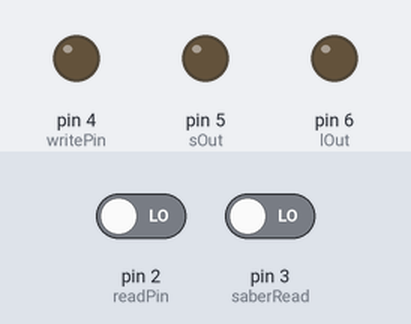
The sketch below on a simulated Arduino Uno, built with avr-gcc and run on an emulated ATmega328P. Parts: output pins drawn as LEDs (lit = HIGH). The test bench sets the inputs (shaded band); at power-on: pin 2 (readPin) LOW, pin 3 (saberRead) LOW. What the sketch prints to the serial monitor is not drawn.

Above: at 1.2 s.
1.3 s: pin 2 (readPin) driven HIGH
At 2.8 s:
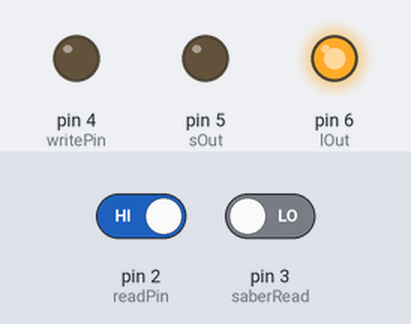
Timing chart, 0 to 4.3 s (numbered marks = the images above; inputs shaded):
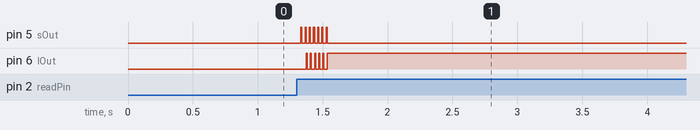

The sketch:

slave_cord.ino
```cpp
//Slave

#include <TimerOne.h>
#include <Wire.h> // Must include Wire library for I2C
#include <SFE_MMA8452Q.h> // Includes the SFE_MMA8452Q library

//Declaring Accelerometer:
MMA8452Q saberAccel ;


#define A0 0
#define A1 7
#define A2 13

#define B0 20
#define B1 27
#define B2 33

#define C0 40
#define C1 47
#define C2 53

#define D0 60
#define D1 67
#define D2 73
#define D3 80
int timeState = -1;
#define SETUP 1
#define READ_WRITE 2
#define END_READ 3


const int writePin = 4;
const int readPin = 2; //on uno can only be 2 or 3

const int lOut = 6;
const int sOut = 5;
const int saberRead = 3; // can only be 2 or 3 for interrupt;
const int usDelay = 10;
const float accelThreshold = 1.7;
volatile int timeStep = 0;
volatile bool synchronized = false;
volatile int wire_State;
int data;
int opState = 0;
void setup() {
  Timer1.initialize(400); //(2.5khz);
  Timer1.attachInterrupt(timerISR);

  pinMode(writePin, OUTPUT);
  digitalWrite(writePin, LOW);

  pinMode(readPin, INPUT);
  pinMode(saberRead, INPUT);

  pinMode(sOut, OUTPUT);
  digitalWrite(sOut, LOW);
  pinMode(lOut, OUTPUT);
  digitalWrite(lOut, LOW);

  attachInterrupt(digitalPinToInterrupt(readPin), readISR, RISING);

  saberAccel.init();
  Serial.begin(115200);
  Serial.println("Slave V2 Started.");

}

volatile bool ignoreInterrupt = false;
volatile bool ignoreSaber = false;
volatile bool sendPulse = false;
bool pulseBuffer = false;
bool goodConnection = false;
bool hasBeenWritten = false;
int timeSinceRestart = 0;

void readISR() {
  if (!ignoreInterrupt) {
    synchronized = true;
    timeStep = 0;
    timeSinceRestart = 0;
    ;
  }
}

//void readSaber() {
//  //sendPulse = true;
//  if (!ignoreSaberInterrupt) {
//    sendPulse = true;
//  }
//}


//1 // timeStep: 0 -> A0: setup S High, L Low, disable interrupt, no writing to master

//2 // timeStep 20 -> B0: setup S low, B High,
// timeStep 27 -> B1: enable interrupt, if high, send to master, (-> then disable interrupt so that only read once?)
// timeStep 33 -> B2: disable interrupts
//3 // timeStep 40 -> C0: setup S Low, B low
// timeStep 47 -> C1: enable interrupts, if High, send to master
// timeStep 53 -> C2: disable interrupts.
//4 // timeStep 60 -> D0: setup S Low, B low (probably unecessary)
// timeStep 67 -> D1: enable interrupts, if High, send to master
// timeStep 73 -> D2: disable interrupts.
// timeStep 80 -> D3: timeStep = -1;
int connectionCount = 0;
void loop() {

  //unsigned long startTime = micros();

  if (synchronized) {
    int t = timeStep;

    ////////////
    // handle pulse buffer for scoring touch
    ///////////


    ///////////////////////////
    //read saber routine
    ///////////////////////////////
    if (!ignoreSaber) {
      for (int i = 0; i < 2; i++) {
        int saberVal = digitalRead(saberRead);
        if (saberVal == 0) {
          goodConnection = false;
          break;
        }
        else {
          goodConnection = true;
        }
      }
    }


    ///////////
    // check timing of hit, & then check accelerometer.
    ////////////

    if (goodConnection) {
      goodConnection = false;
      ///////////
      // if hit happens during "touch" period check accelerometer
      // simple version, just checks all three axis to see if they are above threshold.
      // if above threshold, pulsBuffer is true;
      if (timeStep >= D1 && timeStep <= D2) {
        // Serial.print("t ");
        //Serial.println(timeStep);

        if (saberAccel.available()) {
          saberAccel.read();
          if (accelThreshold < abs(saberAccel.cx)
              || accelThreshold < abs(saberAccel.cy)
              || accelThreshold < abs(saberAccel.cz) ) {
            pulseBuffer = true;
            //Serial.println("passed threshold");
          }
          else {
            pulseBuffer = false;
          }
        }
      }
      else {

        Serial.print("bad Sync ");
        Serial.println(timeStep);
        sendPulse = false; //  true;
      }
    }


    ////////////////////////////
    // Send pulse routine
    /////////////////////////////
    if (!ignoreSaber && sendPulse || (pulseBuffer && timeStep >= D1 && timeStep <= D2)) {
      int ts = timeStep;
      //noInterrupts();
      ignoreInterrupt = true;
      ignoreSaber = true;
      digitalWrite(writePin, HIGH);
      sendPulse = false;
      pulseBuffer = false;
      delayMicroseconds(usDelay);
      digitalWrite(writePin, LOW);
      //delay(9);

      ignoreInterrupt = false;

     //Serial.print("s ");
     // Serial.println(ts);
    }

    //////////////////////////////////
    // Set pins routine
    //////////////////////////////////
    //1 // timeStep: 0 -> A0: setup S High, L Low, disable interrupt, no writing to master

    //2 // timeStep 20 -> B0: setup S low, B High,
    // timeStep 27 -> B1: enable interrupt, if high, send to master, (-> then disable interrupt so that only read once?)
    // timeStep 33 -> B2: disable interrupts
    //3 // timeStep 40 -> C0: setup S Low, B low
    // timeStep 47 -> C1: enable interrupts, if High, send to master
    // timeStep 53 -> C2: disable interrupts.
    //4 // timeStep 60 -> D0: setup S Low, B low (probably unecessary)
    // timeStep 67 -> D1: enable interrupts, if High, send to master
    // timeStep 73 -> D2: disable interrupts.
    // timeStep 80 -> D3: timeStep = -1;

    // Saber set HIGH, Lame Low
    // Saber does not read.
    if (timeStep >= A0 && timeStep < B0 && A0 != timeState) {
      ignoreSaber = true;
      digitalWrite(sOut, HIGH);
      digitalWrite(lOut, LOW);
      timeState = A0;
    }

    //saber out Set LOW, Lame set HIGH
    else if (timeStep >= B0 && timeStep < B1 && B0 != timeState ) {
      digitalWrite(sOut, LOW);
      digitalWrite(lOut, HIGH);
      timeState = B0;
    }
    // Allow saber read Interrrupt action
    // short period to
    else if (timeStep >= B1 && timeStep < B2 && B1 != timeState) {
      // Serial.println("in self touch");
      ignoreSaber = false;
      timeState = B1;
    }
    else if (timeStep >= B2 && timeStep < C0 && B2 != timeState) {
      ignoreSaber = true;
      timeState = B2;
    }
    else if (timeStep >= C0 && timeStep < C1 && C0 != timeState ) {
      digitalWrite(sOut, LOW);
      digitalWrite(lOut, LOW);
      timeState = C0;
    }
    else if (timeStep >= C1 && timeStep < C2 && C1 != timeState) {
      ignoreSaber = false;
      timeState = C1;


    }
    else if (timeStep >= C2 && timeStep < D0 && C2 != timeState) {
      ignoreSaber = true;
      timeState = C2;
    }

    //    D0 operation unecessary because pin state in C0 and D0 is the same.
    //    case D0:
    //      digitalWrite(sOut, LOW);
    //      digitalWrite(lOut, LOW);
    //      break;

    else if (timeStep >= D1 && timeStep < D2 && D1 != timeState) {
      ignoreSaber = false;
      timeState = D1;
    }

    else if (timeStep >= D2 && timeStep < D3 && D2 != timeState) {
      ignoreSaber = true;
      timeState = D2;
    }

    else if (timeStep >= D3) {
      timeStep = -1;

    }

  } else {
    //unsynchronized
    Serial.print(".");
  }
  if (600 < timeSinceRestart) {
    synchronized = false;
  }
  //unsigned long endTime = micros();
}

void timerISR() {
  timeStep++;
  timeSinceRestart++;
}
```

Measured:
- after the input at 1.3 s, pin 5 (sOut): alternates HIGH for 0.01 s and LOW for 0.02 s, 14 changes in all, then stays LOW, starting at once; pin 6 (lOut): alternates HIGH for 0.01 s and LOW for 0.02 s, 11 changes in all, then stays HIGH, starting after 0.07 s
